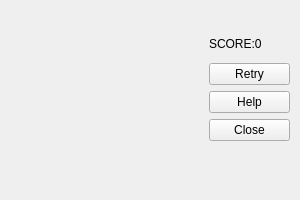
<?xml version="1.0" encoding="UTF-8"?>
<ui version="4.0">
 <class>MainWindow</class>
 <widget class="QMainWindow" name="MainWindow">
  <property name="geometry">
   <rect>
    <x>0</x>
    <y>0</y>
    <width>300</width>
    <height>200</height>
   </rect>
  </property>
  <property name="windowTitle">
   <string>2048</string>
  </property>
  <property name="windowIcon">
   <iconset resource="Logo.qrc">
    <normaloff>:/pic/Logo.ico</normaloff>:/pic/Logo.ico</iconset>
  </property>
  <widget class="QWidget" name="centralwidget">
   <widget class="QWidget" name="verticalLayoutWidget">
    <property name="geometry">
     <rect>
      <x>0</x>
      <y>0</y>
      <width>211</width>
      <height>201</height>
     </rect>
    </property>
    <layout class="QVBoxLayout" name="verticalLayout"/>
   </widget>
   <widget class="QWidget" name="verticalLayoutWidget_2">
    <property name="geometry">
     <rect>
      <x>209</x>
      <y>30</y>
      <width>81</width>
      <height>111</height>
     </rect>
    </property>
    <layout class="QVBoxLayout" name="verticalLayout_2">
     <item>
      <widget class="QLabel" name="Score">
       <property name="text">
        <string>SCORE:0</string>
       </property>
      </widget>
     </item>
     <item>
      <widget class="QPushButton" name="Retry_Btn">
       <property name="text">
        <string>Retry</string>
       </property>
      </widget>
     </item>
     <item>
      <widget class="QPushButton" name="Help_Btn">
       <property name="text">
        <string>Help</string>
       </property>
      </widget>
     </item>
     <item>
      <widget class="QPushButton" name="Close_Btn">
       <property name="text">
        <string>Close</string>
       </property>
      </widget>
     </item>
    </layout>
   </widget>
  </widget>
 </widget>
 <resources>
  <include location="Logo.qrc"/>
 </resources>
 <connections>
  <connection>
   <sender>Close_Btn</sender>
   <signal>clicked()</signal>
   <receiver>MainWindow</receiver>
   <slot>close()</slot>
   <hints>
    <hint type="sourcelabel">
     <x>257</x>
     <y>143</y>
    </hint>
    <hint type="destinationlabel">
     <x>149</x>
     <y>99</y>
    </hint>
   </hints>
  </connection>
 </connections>
</ui>
